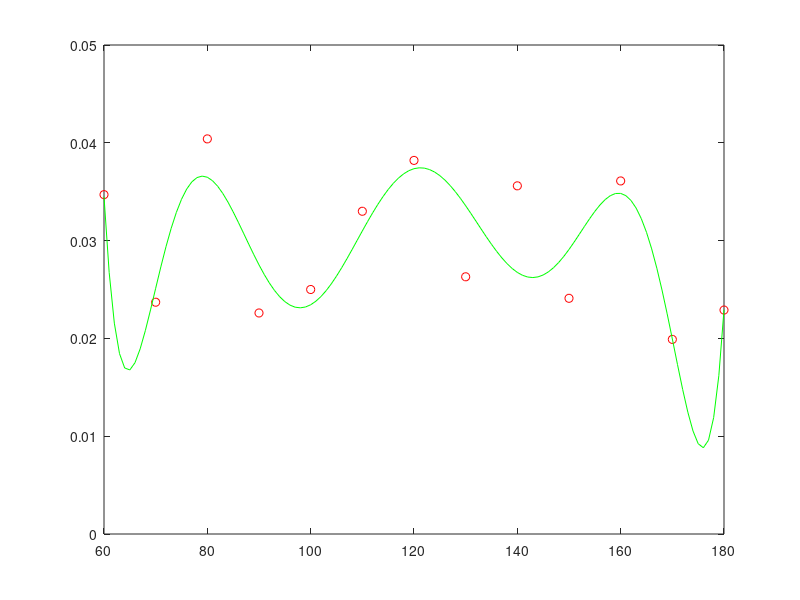

Source code (MATLAB):
N = linspace(60,180,13)
dispersion = [0.0347 0.0237 0.0404 0.0226 0.025 0.033 0.0382 0.0263 0.0356 0.0241 0.0361 0.0199 0.0229]
exception = [0.4886 0.5152 0.5893 0.4877 0.5621 0.5634 0.5152 0.5205 0.6013 0.5471 0.4715 0.4069 0.5661]
p_except = polyfit(N, exception, 5)


p= polyfit(N, dispersion, 8)
f = polyval(p, N)
R2 = (f-mean(dispersion)).^2 / (dispersion-mean(dispersion)).^2

f = polyval(p, [60:180])
plot(N, dispersion, 'ro', [60:180],  f, 'g-')